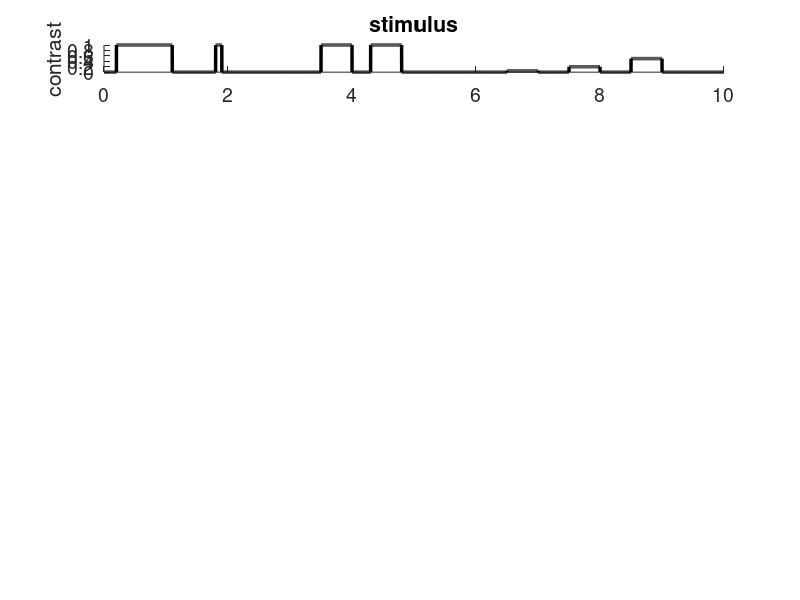

Here is the MATLAB script that generated this plot: (Note: this script raises an error after producing the figure.)
% I think this file aims to compare 3 models. Heeger 1992, Carandini 1997,
% and Mikaelian and Simoncelli 2001.

% Heeger model has feedback component, not of a RC circuit type
% The other two models

% I will compare the two RC-circuit models, then compared them back to the
% feedback implementation.

% Maybe I can test the steady state prediction to contrast for each model.

%% CHIRP STIMULUS?

t    = 0.001 : 0.001 : 10;
stim = zeros(size(t));

% first 5 seconds: a short and a long stimulus
stim(201 : 1100)  = 1;
stim(1801 : 1900) = 1;

% next, stimulus with brief gaps
stim(3501 : 4000) = 1;
stim(4301 : 4800) = 1;

% last, stimulus with different contrast
stim(6501 : 7000) = 0.05;
stim(7501 : 8000) = 0.2;
stim(8501 : 9000) = .5;

normMax = @(x) x ./max(x);

figure (1), subplot(8, 1, 1), cla, plot(t, stim, 'k-', 'linewidth', 2.5), box off, title('stimulus')
set(gca, 'fontsize', 14), ylabel('contrast')

%% INJECTED CURRENT

% Here, I assume that the current injected is a slightly low-passed
% stimulus squarewave. This is for taking account into the front end
% processing. May or may not be important.

% t    = 0.001 : 0.001 : 2;
% stim = zeros(size(t)); stim(1 : 600) = 1;stim(881 : 1000) = 1;

irf  = gammaPDF(t, 0.05, 2); % assuming very brief impulse
I    = convCut(stim, irf, length(t));

%% IMPLEMENT THE CARANDINI 97 MODEL

% Here the transform between V and R is assumed to be half-wave
% rectification
compute_g = @(g0, k, V) g0./sqrt(1 - k .* max(0, V));

g  = zeros(size(t));
V1 = 0.1 * ones(size(t));

k  = 1.2;
g0 = 1;
C  = 2; % capacitance

for it = 1 : length(t) - 1
    g(it)      = compute_g(g0, k, V1(it));
    dV         = (I(it) - g(it) * V1(it))/C;
    V1(it + 1) = V1(it) + dV;
end

figure (1), subplot(7, 1, 2), cla, plot(t, normMax(V1), 'r-', 'linewidth', 2.5), hold on, plot(t, normMax(I), 'k-'), axis tight, box off
title('Carandini and Heeger 1994'), set(gca, 'fontsize', 14)
% subplot(4, 2, 2), plot(t, g)

%% HEEGER 1992 MODEL

alpha = 0.01;
delta = 3;
R_max = 1; 
sigma = 0.1;

R_t = zeros(size(t)); B_t = zeros(size(t));

for it = 2 : length(t)
    B_t(it) = alpha * R_t(it) + (1- alpha) * B_t(max(it - delta, 1)); % this is where the exponential decay comes from
    R_t(it + delta) = I(it)./sigma * (R_max - B_t(it));
end

figure (1), subplot(7, 1, 3), cla, plot(t, normMax(R_t(1 : length(t))), 'r-', 'linewidth', 2.5), hold on, plot(t, normMax(I), 'k-'), axis tight, box off
title('Heeger 1992'), set(gca, 'fontsize', 14)

%% IMPLEMENT MIKAELIAN-SIMONCELLI MODEL

del_t = 0.03;
del_t = del_t ./(t(2) - t(1));

% weight of the response w here is the same as k in the previous model
w     = 0.01;
V2    = .1* (size(t));
g     = .1 * ones(size(t));
C     = 3;
% Assume half-wave rectification between V and R (in the original paper, a squaring after half-wave rectification is assumed)

for it = 1 : length(t) - 1
    g_pas     = g(max(it - del_t, 1));
    V_pas      = V2(max(it - del_t, 1));
    g(it)      = g_pas * w * max(V_pas, 0);
    g(it)      = sqrt(g(it));
    g(it)      = mean([g(max(1, it -15) : it)]);% low pass
    dV         = (I(it) - g(it) * V2(it))/C;
    V2(it + 1) = V2(it) + dV;
end
figure (1), subplot(7, 1, 4), cla, plot(t, normMax(V2), 'r-', 'linewidth', 2.5), hold on, plot(t, normMax(I), 'k-'), axis tight, box off
title('Mikaelian and Simoncelli 2001'), set(gca, 'fontsize', 14)
% subplot(4, 2, 4), plot(t, g)

%% IMPLETEMENT MANTE 2008

r = []; g= [];

Cc = 1; % conductance for the contrast gain control
r  = I;

g_scale = 1;
lp      = gammaPDF(t, 0.1, 2);
g       = g_scale * convCut(I, lp, length(t));

for it = 1 : length(t) -1
    del_r = 1./Cc.* (I(it) - g(it) * r(it));
    r(it+1) = r(it) + del_r;
end

figure (1), subplot(7, 1, 5), cla, plot(t, normMax(r), 'r-', 'linewidth', 2.5), hold on, plot(t, normMax(I), 'k-'),  box off, axis tight
title('Mante et al. 2008'), set(gca, 'fontsize', 14)
% subplot(4, 2, 6), plot(t, g),
%% 2TC MODEL

params = [];
params.b1 = 0.8;
params.b2 = 0.4;

pred = dn_2Chansmodel(params, stim, t, 0.001);

figure (1), subplot(7, 1, 6), cla, plot(t, normMax(pred), 'r-', 'linewidth', 2.5), hold on, plot(t, normMax(I), 'k-'),  box off, axis tight
title('Horiguchi and Wandell 2009'), set(gca, 'fontsize', 14)

%% DN MODEL

prm = [0.05, 0, 0.15, 2, 0.1, 0, 1];
dn = dn_DNmodel(prm, stim, t);

figure (1), subplot(7, 1, 7), cla, plot(t, normMax(dn), 'r-', 'linewidth', 2.5), hold on, plot(t, normMax(I), 'k-'),  box off, axis tight
title('DN model'),  set(gca, 'fontsize', 14)
%subplot(4, 2, 8), plot(t, g),
